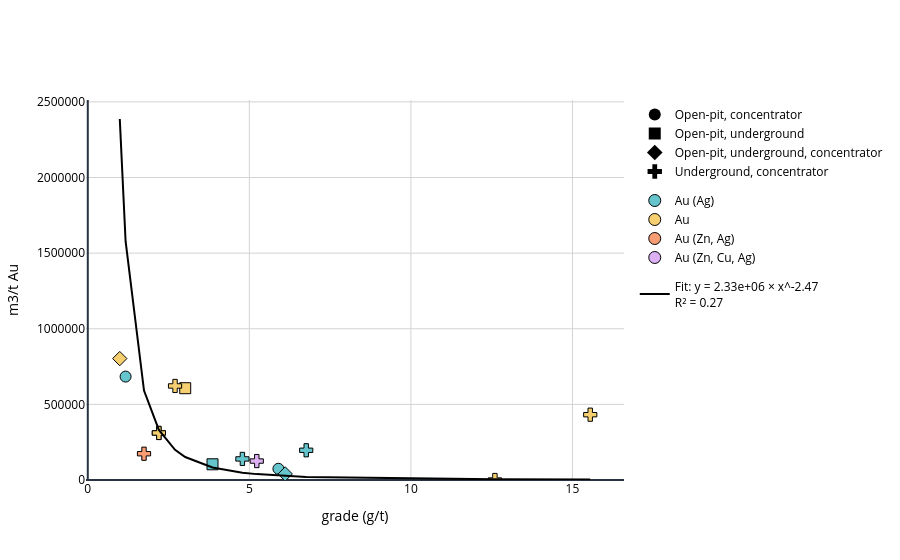

Notebook code for this chart:
### Code cell
plot_grade_relationship(df_au_water, x_col='value', y_col='value_normalized', y_abs='m3/t Au', output_html='data/Parametrization/au_water_relationship.html')

### Figure 1 — Plotly figure (JSON) as saved in the notebook; plotly's stock layout.template omitted (floating-point values rounded to 4 significant figures)
{"data": [{"legendgroup": "mining", "marker": {"color": "black", "size": 12, "symbol": 0}, "mode": "markers", "name": "Open-pit, concentrator", "showlegend": true, "x": [null], "y": [null], "type": "scatter"}, {"legendgroup": "mining", "marker": {"color": "black", "size": 12, "symbol": 1}, "mode": "markers", "name": "Open-pit, underground", "showlegend": true, "x": [null], "y": [null], "type": "scatter"}, {"legendgroup": "mining", "marker": {"color": "black", "size": 12, "symbol": 2}, "mode": "markers", "name": "Open-pit, underground, concentrator", "showlegend": true, "x": [null], "y": [null], "type": "scatter"}, {"legendgroup": "mining", "marker": {"color": "black", "size": 12, "symbol": 3}, "mode": "markers", "name": "Underground, concentrator", "showlegend": true, "x": [null], "y": [null], "type": "scatter"}, {"legendgroup": "product", "marker": {"color": "rgb(102, 197, 204)", "line": {"color": "black", "width": 1}, "size": 12, "symbol": "circle"}, "mode": "markers", "name": "Au (Ag)", "showlegend": true, "x": [null], "y": [null], "type": "scatter"}, {"legendgroup": "product", "marker": {"color": "rgb(246, 207, 113)", "line": {"color": "black", "width": 1}, "size": 12, "symbol": "circle"}, "mode": "markers", "name": "Au", "showlegend": true, "x": [null], "y": [null], "type": "scatter"}, {"legendgroup": "product", "marker": {"color": "rgb(248, 156, 116)", "line": {"color": "black", "width": 1}, "size": 12, "symbol": "circle"}, "mode": "markers", "name": "Au (Zn, Ag)", "showlegend": true, "x": [null], "y": [null], "type": "scatter"}, {"legendgroup": "product", "marker": {"color": "rgb(220, 176, 242)", "line": {"color": "black", "width": 1}, "size": 12, "symbol": "circle"}, "mode": "markers", "name": "Au (Zn, Cu, Ag)", "showlegend": true, "x": [null], "y": [null], "type": "scatter"}, {"hovertemplate": "Facility: Canadian Malartic<br>value: 1.17<br>value_normalized: 683736.954321499", "legendgroup": "data", "marker": {"color": "rgb(102, 197, 204)", "line": {"color": "black", "width": 1}, "size": 11, "symbol": 0}, "mode": "markers", "name": "Au (Ag)", "showlegend": false, "text": "Canadian Malartic", "x": [1.17], "y": [683700.0], "type": "scatter"}, {"hovertemplate": "Facility: Eagle River<br>value: 12.6<br>value_normalized: 0.1318348627974145", "legendgroup": "data", "marker": {"color": "rgb(246, 207, 113)", "line": {"color": "black", "width": 1}, "size": 11, "symbol": 3}, "mode": "markers", "name": "Au", "showlegend": false, "text": "Eagle River", "x": [12.6], "y": [0.1318], "type": "scatter"}, {"hovertemplate": "Facility: Éléonore<br>value: 4.785<br>value_normalized: 139381.58210175717", "legendgroup": "data", "marker": {"color": "rgb(102, 197, 204)", "line": {"color": "black", "width": 1}, "size": 11, "symbol": 3}, "mode": "markers", "name": "Au (Ag)", "showlegend": false, "text": "Éléonore", "x": [4.785], "y": [139400.0], "type": "scatter"}, {"hovertemplate": "Facility: Goldex<br>value: 1.74<br>value_normalized: 173750.30577210686", "legendgroup": "data", "marker": {"color": "rgb(248, 156, 116)", "line": {"color": "black", "width": 1}, "size": 11, "symbol": 3}, "mode": "markers", "name": "Au (Zn, Ag)", "showlegend": false, "text": "Goldex", "x": [1.74], "y": [173800.0], "type": "scatter"}, {"hovertemplate": "Facility: Kiena<br>value: 5.9<br>value_normalized: 74237.76327293739", "legendgroup": "data", "marker": {"color": "rgb(102, 197, 204)", "line": {"color": "black", "width": 1}, "size": 11, "symbol": 0}, "mode": "markers", "name": "Au (Ag)", "showlegend": false, "text": "Kiena", "x": [5.9], "y": [74240.0], "type": "scatter"}, {"hovertemplate": "Facility: Lamaque<br>value: 6.76<br>value_normalized: 196500.51903976564", "legendgroup": "data", "marker": {"color": "rgb(102, 197, 204)", "line": {"color": "black", "width": 1}, "size": 11, "symbol": 3}, "mode": "markers", "name": "Au (Ag)", "showlegend": false, "text": "Lamaque", "x": [6.76], "y": [196500.0], "type": "scatter"}, {"hovertemplate": "Facility: LaRonde<br>value: 5.23<br>value_normalized: 125304.28348973082", "legendgroup": "data", "marker": {"color": "rgb(220, 176, 242)", "line": {"color": "black", "width": 1}, "size": 11, "symbol": 3}, "mode": "markers", "name": "Au (Zn, Cu, Ag)", "showlegend": false, "text": "LaRonde", "x": [5.23], "y": [125300.0], "type": "scatter"}, {"hovertemplate": "Facility: Macassa<br>value: 15.55<br>value_normalized: 431792.3568621854", "legendgroup": "data", "marker": {"color": "rgb(246, 207, 113)", "line": {"color": "black", "width": 1}, "size": 11, "symbol": 3}, "mode": "markers", "name": "Au", "showlegend": false, "text": "Macassa", "x": [15.55], "y": [431800.0], "type": "scatter"}, {"hovertemplate": "Facility: Meadowbank<br>value: 3.86<br>value_normalized: 103901.70462906314", "legendgroup": "data", "marker": {"color": "rgb(102, 197, 204)", "line": {"color": "black", "width": 1}, "size": 11, "symbol": 1}, "mode": "markers", "name": "Au (Ag)", "showlegend": false, "text": "Meadowbank", "x": [3.86], "y": [103900.0], "type": "scatter"}, {"hovertemplate": "Facility: Meliadine<br>value: 6.11<br>value_normalized: 40133.60629536472", "legendgroup": "data", "marker": {"color": "rgb(102, 197, 204)", "line": {"color": "black", "width": 1}, "size": 11, "symbol": 2}, "mode": "markers", "name": "Au (Ag)", "showlegend": false, "text": "Meliadine", "x": [6.11], "y": [40130.0], "type": "scatter"}, {"hovertemplate": "Facility: Hoyle Pond<br>value: 3.015<br>value_normalized: 606884.2948666424", "legendgroup": "data", "marker": {"color": "rgb(246, 207, 113)", "line": {"color": "black", "width": 1}, "size": 11, "symbol": 1}, "mode": "markers", "name": "Au", "showlegend": false, "text": "Hoyle Pond", "x": [3.015], "y": [606900.0], "type": "scatter"}, {"hovertemplate": "Facility: Rainy River<br>value: 0.99<br>value_normalized: 802891.1404088335", "legendgroup": "data", "marker": {"color": "rgb(246, 207, 113)", "line": {"color": "black", "width": 1}, "size": 11, "symbol": 2}, "mode": "markers", "name": "Au", "showlegend": false, "text": "Rainy River", "x": [0.99], "y": [802900.0], "type": "scatter"}, {"hovertemplate": "Facility: Timmins West<br>value: 2.7<br>value_normalized: 621792.4859529109", "legendgroup": "data", "marker": {"color": "rgb(246, 207, 113)", "line": {"color": "black", "width": 1}, "size": 11, "symbol": 3}, "mode": "markers", "name": "Au", "showlegend": false, "text": "Timmins West", "x": [2.7], "y": [621800.0], "type": "scatter"}, {"hovertemplate": "Facility: Young-Davidson<br>value: 2.2<br>value_normalized: 311052.5959854314", "legendgroup": "data", "marker": {"color": "rgb(246, 207, 113)", "line": {"color": "black", "width": 1}, "size": 11, "symbol": 3}, "mode": "markers", "name": "Au", "showlegend": false, "text": "Young-Davidson", "x": [2.2], "y": [311100.0], "type": "scatter"}, {"hovertemplate": "Facility: Young-Davidson<br>value: 2.2<br>value_normalized: 311052.5959854314", "legendgroup": "data", "marker": {"color": "rgb(246, 207, 113)", "line": {"color": "black", "width": 1}, "size": 11, "symbol": 3}, "mode": "markers", "name": "Au", "showlegend": false, "text": "Young-Davidson", "x": [2.2], "y": [311100.0], "type": "scatter"}, {"legendgroup": "fit", "line": {"color": "black", "width": 2}, "mode": "lines", "name": "Fit: y = 2.33e+06 × x^-2.47<br>R² = 0.27", "showlegend": true, "x": [0.99, 1.17, 1.74, 2.2, 2.2, 2.7, 3.015, 3.86, 4.785, 5.23, 5.9, 6.11, 6.76, 12.6, 15.55], "y": [2387000.0, 1579000.0, 591600.0, 331200.0, 331200.0, 199600.0, 151900.0, 82440.0, 48460.0, 38890.0, 28870.0, 26470.0, 20620.0, 4419.0, 2626.0], "type": "scatter"}], "layout": {"font": {"color": "black"}, "legend": {"bgcolor": "rgba(0,0,0,0)", "groupclick": "toggleitem"}, "xaxis": {"title": {"text": "grade (g/t)"}, "gridcolor": "lightgray"}, "yaxis": {"title": {"text": "m3/t Au"}, "gridcolor": "lightgray", "rangemode": "tozero", "tickformat": "d"}, "title": {"text": ""}, "paper_bgcolor": "white", "plot_bgcolor": "white"}}
